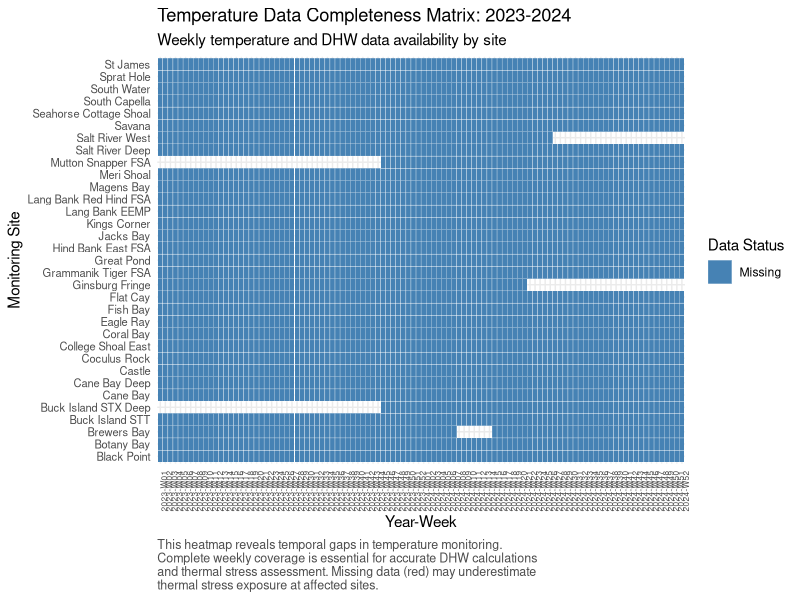
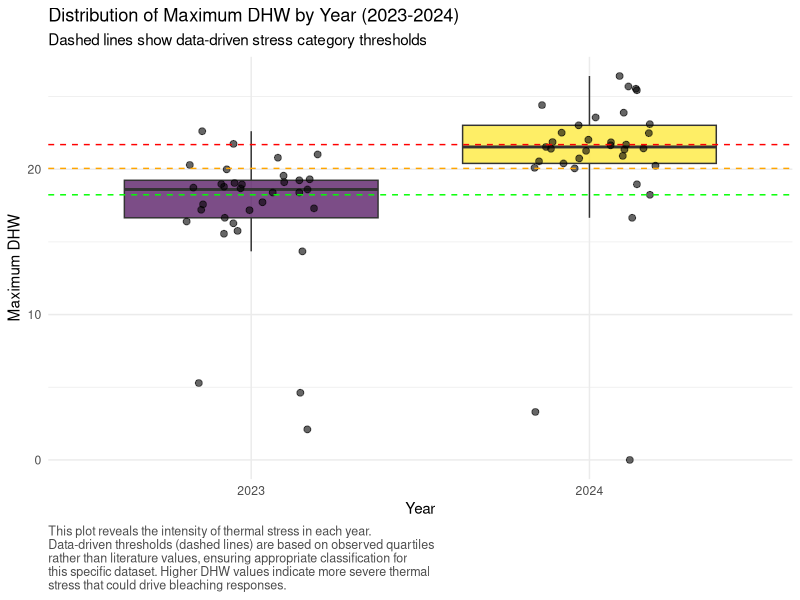
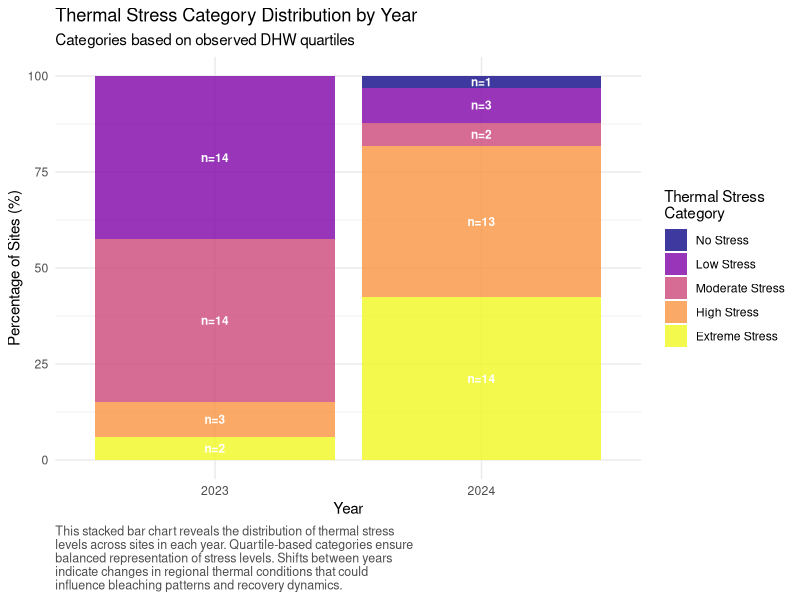
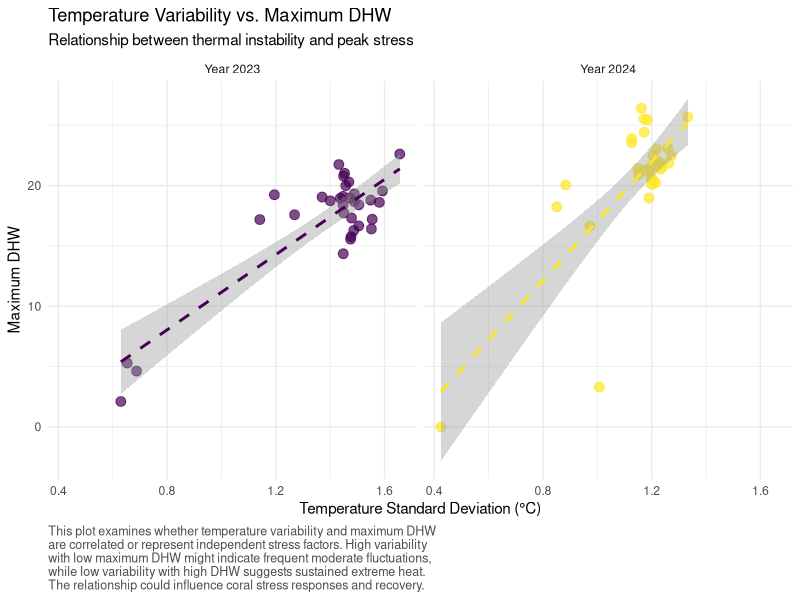
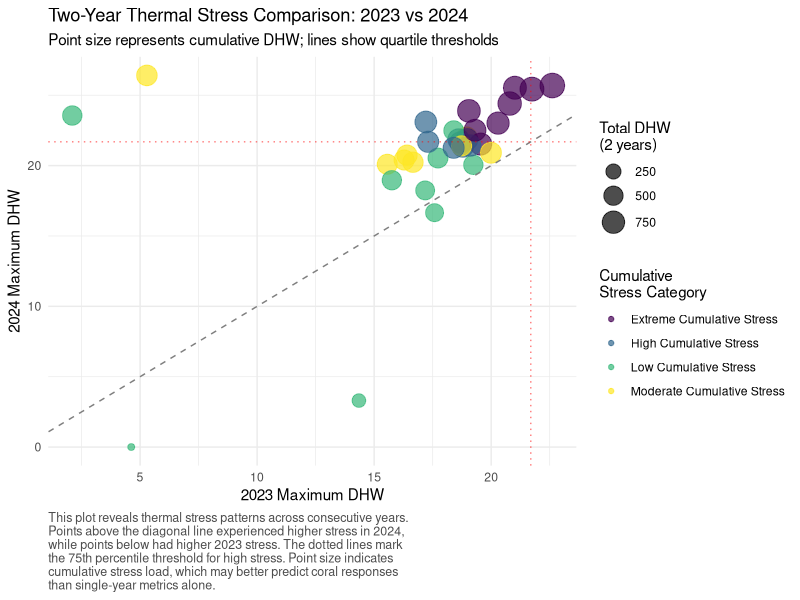

The R script that drew these images, in order:
# ============================================================================
# 02: Comprehensive Temperature and DHW Analysis for 2023-2024 Bleaching Events
# ============================================================================
# Purpose: Analyze thermal stress patterns, temperature variability, and
#          calculate comprehensive DHW metrics using data-driven quartile
#          classifications. Establish thermal stress categories based on
#          observed data distributions rather than literature thresholds.
# Author: Coral Bleaching Analysis Pipeline
# Date: Analysis of 2023-2025 bleaching events
# Dependencies: Requires 01_severity_thresholds.csv from previous script
# ============================================================================

# Load required libraries with explicit purpose for each
library(dplyr)        # Data manipulation and summarization
library(ggplot2)      # Advanced plotting and visualization
library(readr)        # Efficient CSV reading
library(tidyr)        # Data reshaping for analysis
library(viridis)      # Perceptually uniform color scales
library(scales)       # Scale functions for plots
library(gridExtra)    # Multiple plot arrangement
library(corrplot)     # Correlation analysis visualization
library(lubridate)    # Date manipulation (if needed)

cat("============================================================================\n")
cat("TEMPERATURE AND DHW ANALYSIS FOR 2023-2024 BLEACHING EVENTS\n")
cat("============================================================================\n\n")

# ============================================================================
# LOAD DATA AND INITIAL EXPLORATION
# ============================================================================

cat("STEP 1: Loading temperature data and bleaching thresholds\n")
cat("---------------------------------------------------------\n")

# Load temperature data
# Rationale: Temperature and DHW data provide the thermal stress context
# that drives bleaching responses. Weekly resolution allows detailed analysis
# of stress accumulation patterns and temperature variability.
temp_data <- read_csv("s4pt5_temperatureWeeklyDHW_45sites_2003_2025.csv")

# Load severity thresholds from previous analysis
# Rationale: Using consistent, data-driven thresholds ensures coherent
# classification across all analysis components
if(file.exists("01_severity_thresholds.csv")) {
  severity_thresholds <- read_csv("01_severity_thresholds.csv")
  cat("Loaded bleaching severity thresholds from previous analysis\n")
} else {
  cat("Warning: Severity thresholds not found. Using default values.\n")
  severity_thresholds <- data.frame(
    category = c("minimal", "moderate", "high", "severe"),
    upper_threshold = c(25, 50, 75, 100),
    description = c("Default quartiles", "Default quartiles", "Default quartiles", "Default quartiles")
  )
}

cat("Dataset dimensions:\n")
cat(sprintf("  Temperature data: %d rows × %d columns\n", nrow(temp_data), ncol(temp_data)))
cat(sprintf("  Date range: %d - %d\n", min(temp_data$year, na.rm = TRUE), max(temp_data$year, na.rm = TRUE)))
cat(sprintf("  Total unique sites: %d\n", n_distinct(temp_data$site)))

# Examine data structure and key variables
cat("\nKey variables in temperature data:\n")
cat(paste(names(temp_data), collapse = ", "), "\n")

# Check data completeness for 2023-2024 period
analysis_period_data <- temp_data %>%
  filter(year %in% c(2023, 2024)) %>%
  filter(!is.na(dhw) & !is.na(weekly_max_temp))

cat(sprintf("\nTemperature records for 2023-2024: %d\n", nrow(analysis_period_data)))
cat(sprintf("Sites with 2023-2024 temperature data: %d\n", n_distinct(analysis_period_data$site)))

# ============================================================================
# DATA QUALITY ASSESSMENT FOR THERMAL DATA
# ============================================================================

cat("\nSTEP 2: Temperature data quality assessment\n")
cat("------------------------------------------\n")

# Check missing values and data gaps
missing_temp_analysis <- temp_data %>%
  filter(year %in% c(2023, 2024)) %>%
  summarise(
    total_records = n(),
    missing_dhw = sum(is.na(dhw)),
    missing_temp = sum(is.na(weekly_max_temp)),
    missing_bt = sum(is.na(BT)),
    zero_dhw_count = sum(dhw == 0, na.rm = TRUE),
    complete_records = sum(!is.na(dhw) & !is.na(weekly_max_temp))
  )

cat("Temperature data completeness for 2023-2024:\n")
print(missing_temp_analysis)

# Site-level data completeness
site_completeness <- analysis_period_data %>%
  group_by(site, year) %>%
  summarise(
    weeks_available = n(),
    weeks_with_dhw = sum(dhw > 0, na.rm = TRUE),
    temp_range = max(weekly_max_temp, na.rm = TRUE) - min(weekly_max_temp, na.rm = TRUE),
    .groups = "drop"
  )

cat("\nSite-level data completeness summary:\n")
completeness_summary <- site_completeness %>%
  group_by(year) %>%
  summarise(
    sites = n(),
    mean_weeks = mean(weeks_available),
    min_weeks = min(weeks_available),
    max_weeks = max(weeks_available),
    mean_dhw_weeks = mean(weeks_with_dhw),
    .groups = "drop"
  )
print(completeness_summary)

# ============================================================================
# VISUALIZATION 1: Data Completeness Heatmap
# ============================================================================

# Create heatmap showing data availability by site and week
# Justification: Identifies temporal gaps in temperature monitoring that
# could affect DHW calculations and thermal stress assessment

data_completeness_matrix <- analysis_period_data %>%
  mutate(year_week = paste(year, sprintf("%02d", week), sep = "-W")) %>%
  group_by(site, year_week) %>%
  summarise(
    has_data = !is.na(first(weekly_max_temp)) & !is.na(first(dhw)),
    .groups = "drop"
  ) %>%
  arrange(site, year_week)

p1 <- ggplot(data_completeness_matrix, aes(x = year_week, y = reorder(site, has_data), fill = has_data)) +
  geom_tile(color = "white", size = 0.1) +
  scale_fill_manual(values = c("FALSE" = "red", "TRUE" = "steelblue"),
                    labels = c("Missing", "Available"),
                    name = "Data Status") +
  labs(
    title = "Temperature Data Completeness Matrix: 2023-2024",
    subtitle = "Weekly temperature and DHW data availability by site",
    x = "Year-Week",
    y = "Monitoring Site",
    caption = "This heatmap reveals temporal gaps in temperature monitoring.\nComplete weekly coverage is essential for accurate DHW calculations\nand thermal stress assessment. Missing data (red) may underestimate\nthermal stress exposure at affected sites."
  ) +
  theme_minimal() +
  theme(
    axis.text.x = element_text(angle = 90, hjust = 1, size = 6),
    axis.text.y = element_text(size = 8),
    plot.caption = element_text(hjust = 0, size = 9, color = "gray30")
  )

ggsave("02_plot_temperature_data_completeness.png", p1, width = 16, height = 10, dpi = 300)
cat("\nSaved: 02_plot_temperature_data_completeness.png\n")

# ============================================================================
# COMPREHENSIVE THERMAL METRICS CALCULATION
# ============================================================================

cat("\nSTEP 3: Calculating comprehensive thermal stress metrics\n")
cat("-------------------------------------------------------\n")

# Calculate detailed annual thermal metrics for each site-year
# Rationale: Multiple thermal stress indicators provide different perspectives
# on heat exposure - maximum intensity, cumulative stress, duration, and variability
annual_thermal_metrics <- analysis_period_data %>%
  group_by(site, year) %>%
  summarise(
    # Basic DHW metrics
    max_dhw = max(dhw, na.rm = TRUE),
    mean_dhw = mean(dhw, na.rm = TRUE),
    total_dhw_accumulation = sum(dhw, na.rm = TRUE),
    
    # Temperature extremes
    max_weekly_temp = max(weekly_max_temp, na.rm = TRUE),
    mean_weekly_temp = mean(weekly_max_temp, na.rm = TRUE),
    min_weekly_temp = min(weekly_max_temp, na.rm = TRUE),
    temp_range = max_weekly_temp - min_weekly_temp,
    
    # Temperature variability metrics
    temp_sd = sd(weekly_max_temp, na.rm = TRUE),
    temp_cv = temp_sd / mean_weekly_temp,
    
    # Thermal stress duration metrics
    weeks_above_29 = sum(weekly_max_temp > 29, na.rm = TRUE),
    weeks_above_30 = sum(weekly_max_temp > 30, na.rm = TRUE),
    weeks_above_31 = sum(weekly_max_temp > 31, na.rm = TRUE),
    weeks_with_dhw = sum(dhw > 0, na.rm = TRUE),
    weeks_dhw_above_4 = sum(dhw > 4, na.rm = TRUE),
    weeks_dhw_above_8 = sum(dhw > 8, na.rm = TRUE),
    
    # Data quality metrics
    total_weeks = n(),
    data_completeness = total_weeks / 52,  # Assuming 52 weeks per year
    
    .groups = "drop"
  ) %>%
  # Handle infinite values from division by zero
  mutate(
    temp_cv = ifelse(is.infinite(temp_cv) | is.nan(temp_cv), NA, temp_cv),
    max_dhw = ifelse(is.infinite(max_dhw), NA, max_dhw)
  )

cat(sprintf("Calculated thermal metrics for %d site-year combinations\n", nrow(annual_thermal_metrics)))

# ============================================================================
# DATA-DRIVEN DHW THRESHOLD CALCULATION
# ============================================================================

cat("\nSTEP 4: Establishing data-driven DHW thresholds using observed quartiles\n")
cat("------------------------------------------------------------------------\n")

# Calculate DHW quartiles from observed data
# Rationale: Literature-based thresholds (DHW 4 = bleaching, DHW 8 = mortality)
# may not reflect local conditions. Data-driven thresholds ensure classifications
# are appropriate for this specific dataset and region.

# Extract all non-zero DHW values for quartile calculation
all_dhw_values <- annual_thermal_metrics$max_dhw[!is.na(annual_thermal_metrics$max_dhw) & 
                                                  annual_thermal_metrics$max_dhw > 0]

dhw_quartiles <- quantile(all_dhw_values, probs = c(0, 0.25, 0.5, 0.75, 1.0))
cat("Maximum DHW quartiles (observed data):\n")
print(dhw_quartiles)

# Calculate temperature variability quartiles
temp_var_values <- annual_thermal_metrics$temp_sd[!is.na(annual_thermal_metrics$temp_sd)]
temp_var_quartiles <- quantile(temp_var_values, probs = c(0, 0.25, 0.5, 0.75, 1.0))
cat("\nTemperature variability (SD) quartiles:\n")
print(temp_var_quartiles)

# Calculate cumulative DHW quartiles
cumul_dhw_values <- annual_thermal_metrics$total_dhw_accumulation[!is.na(annual_thermal_metrics$total_dhw_accumulation) & 
                                                                  annual_thermal_metrics$total_dhw_accumulation > 0]
cumul_dhw_quartiles <- quantile(cumul_dhw_values, probs = c(0, 0.25, 0.5, 0.75, 1.0))
cat("\nCumulative DHW quartiles:\n")
print(cumul_dhw_quartiles)

# Define thermal stress categories based on observed quartiles
thermal_stress_thresholds <- list(
  dhw_low = dhw_quartiles[2],        # 0-25th percentile
  dhw_moderate = dhw_quartiles[3],   # 25th-50th percentile
  dhw_high = dhw_quartiles[4],       # 50th-75th percentile
  dhw_extreme = dhw_quartiles[5]     # 75th-100th percentile
)

cat("\nData-driven thermal stress categories (Max DHW):\n")
cat(sprintf("  Low Stress: 0 - %.1f DHW (0-25th percentile)\n", thermal_stress_thresholds$dhw_low))
cat(sprintf("  Moderate Stress: %.1f - %.1f DHW (25th-50th percentile)\n", 
            thermal_stress_thresholds$dhw_low, thermal_stress_thresholds$dhw_moderate))
cat(sprintf("  High Stress: %.1f - %.1f DHW (50th-75th percentile)\n", 
            thermal_stress_thresholds$dhw_moderate, thermal_stress_thresholds$dhw_high))
cat(sprintf("  Extreme Stress: %.1f - %.1f DHW (75th-100th percentile)\n", 
            thermal_stress_thresholds$dhw_high, thermal_stress_thresholds$dhw_extreme))

# Apply thermal stress categories
annual_thermal_metrics <- annual_thermal_metrics %>%
  mutate(
    dhw_stress_category = case_when(
      is.na(max_dhw) | max_dhw == 0 ~ "No Stress",
      max_dhw <= thermal_stress_thresholds$dhw_low ~ "Low Stress",
      max_dhw <= thermal_stress_thresholds$dhw_moderate ~ "Moderate Stress",
      max_dhw <= thermal_stress_thresholds$dhw_high ~ "High Stress",
      max_dhw <= thermal_stress_thresholds$dhw_extreme ~ "Extreme Stress",
      TRUE ~ "Extreme Stress"
    ),
    dhw_stress_category = factor(dhw_stress_category, 
                                levels = c("No Stress", "Low Stress", "Moderate Stress", 
                                          "High Stress", "Extreme Stress")),
    
    # Temperature variability categories
    temp_var_category = case_when(
      is.na(temp_sd) ~ "Unknown",
      temp_sd <= temp_var_quartiles[2] ~ "Low Variability",
      temp_sd <= temp_var_quartiles[3] ~ "Moderate Variability",
      temp_sd <= temp_var_quartiles[4] ~ "High Variability",
      TRUE ~ "Extreme Variability"
    ),
    temp_var_category = factor(temp_var_category,
                              levels = c("Low Variability", "Moderate Variability",
                                        "High Variability", "Extreme Variability"))
  )

# ============================================================================
# VISUALIZATION 2: DHW Distribution Analysis
# ============================================================================

# Create comprehensive DHW distribution plots
# Justification: Understanding DHW distributions reveals the thermal stress
# landscape and validates our quartile-based classification system

dhw_2023 <- annual_thermal_metrics %>% filter(year == 2023)
dhw_2024 <- annual_thermal_metrics %>% filter(year == 2024)

p2 <- ggplot(annual_thermal_metrics, aes(x = factor(year), y = max_dhw, fill = factor(year))) +
  geom_boxplot(alpha = 0.7, outlier.shape = NA) +
  geom_jitter(width = 0.2, alpha = 0.6, size = 2) +
  geom_hline(yintercept = thermal_stress_thresholds$dhw_low, linetype = "dashed", color = "green") +
  geom_hline(yintercept = thermal_stress_thresholds$dhw_moderate, linetype = "dashed", color = "orange") +
  geom_hline(yintercept = thermal_stress_thresholds$dhw_high, linetype = "dashed", color = "red") +
  scale_fill_viridis_d(name = "Year") +
  labs(
    title = "Distribution of Maximum DHW by Year (2023-2024)",
    subtitle = "Dashed lines show data-driven stress category thresholds",
    x = "Year",
    y = "Maximum DHW",
    caption = "This plot reveals the intensity of thermal stress in each year.\nData-driven thresholds (dashed lines) are based on observed quartiles\nrather than literature values, ensuring appropriate classification for\nthis specific dataset. Higher DHW values indicate more severe thermal\nstress that could drive bleaching responses."
  ) +
  theme_minimal() +
  theme(
    legend.position = "none",
    plot.caption = element_text(hjust = 0, size = 9, color = "gray30")
  )

ggsave("02_plot_dhw_distributions.png", p2, width = 10, height = 7, dpi = 300)
cat("Saved: 02_plot_dhw_distributions.png\n")

# ============================================================================
# VISUALIZATION 3: Thermal Stress Category Analysis
# ============================================================================

# Create stacked bar chart of thermal stress categories
# Justification: Shows the distribution of sites across stress categories
# and how this changes between years

stress_category_summary <- annual_thermal_metrics %>%
  group_by(year, dhw_stress_category) %>%
  summarise(count = n(), .groups = "drop") %>%
  group_by(year) %>%
  mutate(
    total = sum(count),
    percentage = count / total * 100
  )

p3 <- ggplot(stress_category_summary, aes(x = factor(year), y = percentage, fill = dhw_stress_category)) +
  geom_col(position = "stack", alpha = 0.8) +
  geom_text(aes(label = sprintf("n=%d", count)), 
            position = position_stack(vjust = 0.5), 
            size = 3, color = "white", fontface = "bold") +
  scale_fill_viridis_d(name = "Thermal Stress\nCategory", option = "plasma") +
  labs(
    title = "Thermal Stress Category Distribution by Year",
    subtitle = "Categories based on observed DHW quartiles",
    x = "Year",
    y = "Percentage of Sites (%)",
    caption = "This stacked bar chart reveals the distribution of thermal stress\nlevels across sites in each year. Quartile-based categories ensure\nbalanced representation of stress levels. Shifts between years\nindicate changes in regional thermal conditions that could\ninfluence bleaching patterns and recovery dynamics."
  ) +
  theme_minimal() +
  theme(plot.caption = element_text(hjust = 0, size = 9, color = "gray30"))

ggsave("02_plot_stress_categories.png", p3, width = 10, height = 7, dpi = 300)
cat("Saved: 02_plot_stress_categories.png\n")

# ============================================================================
# TEMPERATURE VARIABILITY ANALYSIS
# ============================================================================

cat("\nSTEP 5: Analyzing temperature variability patterns\n")
cat("--------------------------------------------------\n")

# Calculate detailed temperature variability metrics
# Rationale: Temperature variability may be as important as absolute values
# for coral stress responses. Some corals may be more sensitive to fluctuations
# than to sustained high temperatures.

temp_variability_analysis <- analysis_period_data %>%
  group_by(site, year) %>%
  arrange(week) %>%
  mutate(
    # Week-to-week temperature changes
    temp_change = abs(weekly_max_temp - lag(weekly_max_temp)),
    temp_increasing = weekly_max_temp > lag(weekly_max_temp),
    
    # Rolling temperature metrics (4-week windows)
    temp_4wk_mean = zoo::rollmean(weekly_max_temp, k = 4, fill = NA, align = "right"),
    temp_4wk_max = zoo::rollmax(weekly_max_temp, k = 4, fill = NA, align = "right")
  ) %>%
  summarise(
    # Temperature change metrics
    mean_weekly_change = mean(temp_change, na.rm = TRUE),
    max_weekly_change = max(temp_change, na.rm = TRUE),
    weeks_increasing = sum(temp_increasing, na.rm = TRUE),
    weeks_decreasing = sum(!temp_increasing, na.rm = TRUE),
    
    # Temperature persistence metrics
    longest_hot_streak = max(rle(weekly_max_temp > 29)$lengths[rle(weekly_max_temp > 29)$values], default = 0),
    longest_extreme_streak = max(rle(weekly_max_temp > 30)$lengths[rle(weekly_max_temp > 30)$values], default = 0),
    
    # Coefficient of variation
    cv_temperature = sd(weekly_max_temp, na.rm = TRUE) / mean(weekly_max_temp, na.rm = TRUE),
    
    .groups = "drop"
  )

# Merge variability metrics with thermal metrics
comprehensive_thermal_data <- annual_thermal_metrics %>%
  left_join(temp_variability_analysis, by = c("site", "year"))

cat("Temperature variability statistics:\n")
variability_stats <- comprehensive_thermal_data %>%
  summarise(
    mean_weekly_change = mean(mean_weekly_change, na.rm = TRUE),
    mean_max_change = mean(max_weekly_change, na.rm = TRUE),
    mean_cv = mean(cv_temperature, na.rm = TRUE),
    mean_hot_streak = mean(longest_hot_streak, na.rm = TRUE),
    .groups = "drop"
  )
print(variability_stats)

# ============================================================================
# VISUALIZATION 4: Temperature Variability vs. Maximum DHW
# ============================================================================

# Create scatter plot showing relationship between variability and maximum stress
# Justification: Reveals whether sites with high temperature variability
# also experience high maximum DHW, or if these are independent stress factors

p4 <- ggplot(comprehensive_thermal_data, aes(x = temp_sd, y = max_dhw, color = factor(year))) +
  geom_point(size = 3, alpha = 0.7) +
  geom_smooth(method = "lm", se = TRUE, linetype = "dashed") +
  facet_wrap(~year, labeller = labeller(year = function(x) paste("Year", x))) +
  scale_color_viridis_d(name = "Year") +
  labs(
    title = "Temperature Variability vs. Maximum DHW",
    subtitle = "Relationship between thermal instability and peak stress",
    x = "Temperature Standard Deviation (°C)",
    y = "Maximum DHW",
    caption = "This plot examines whether temperature variability and maximum DHW\nare correlated or represent independent stress factors. High variability\nwith low maximum DHW might indicate frequent moderate fluctuations,\nwhile low variability with high DHW suggests sustained extreme heat.\nThe relationship could influence coral stress responses and recovery."
  ) +
  theme_minimal() +
  theme(
    legend.position = "none",
    plot.caption = element_text(hjust = 0, size = 9, color = "gray30")
  )

ggsave("02_plot_variability_vs_dhw.png", p4, width = 12, height = 8, dpi = 300)
cat("Saved: 02_plot_variability_vs_dhw.png\n")

# ============================================================================
# CUMULATIVE THERMAL STRESS ANALYSIS
# ============================================================================

cat("\nSTEP 6: Analyzing cumulative thermal stress patterns\n")
cat("----------------------------------------------------\n")

# Calculate cumulative stress metrics across both years
# Rationale: Two-year cumulative stress may better predict coral responses
# than single-year metrics, as thermal stress effects can be cumulative

cumulative_stress <- comprehensive_thermal_data %>%
  select(site, year, max_dhw, total_dhw_accumulation, weeks_with_dhw, temp_sd) %>%
  pivot_wider(names_from = year, 
              values_from = c(max_dhw, total_dhw_accumulation, weeks_with_dhw, temp_sd),
              names_sep = "_") %>%
  mutate(
    # Cumulative metrics across both years
    cumulative_max_dhw = pmax(max_dhw_2023, max_dhw_2024, na.rm = TRUE),
    total_stress_2years = total_dhw_accumulation_2023 + total_dhw_accumulation_2024,
    consecutive_stress_weeks = weeks_with_dhw_2023 + weeks_with_dhw_2024,
    mean_temp_variability = (temp_sd_2023 + temp_sd_2024) / 2,
    
    # Stress escalation/de-escalation patterns
    dhw_change_2023_to_2024 = max_dhw_2024 - max_dhw_2023,
    stress_trend = case_when(
      dhw_change_2023_to_2024 > 2 ~ "Escalating",
      dhw_change_2023_to_2024 < -2 ~ "De-escalating", 
      TRUE ~ "Stable"
    )
  )

# Calculate cumulative stress quartiles for classification
cumul_stress_quartiles <- quantile(cumulative_stress$total_stress_2years, 
                                  probs = c(0, 0.25, 0.5, 0.75, 1.0), na.rm = TRUE)

cat("Cumulative 2-year thermal stress quartiles:\n")
print(cumul_stress_quartiles)

# Identify sites with different thermal stress patterns
thermal_stress_patterns <- cumulative_stress %>%
  mutate(
    cumulative_stress_category = case_when(
      total_stress_2years <= cumul_stress_quartiles[2] ~ "Low Cumulative Stress",
      total_stress_2years <= cumul_stress_quartiles[3] ~ "Moderate Cumulative Stress",
      total_stress_2years <= cumul_stress_quartiles[4] ~ "High Cumulative Stress",
      TRUE ~ "Extreme Cumulative Stress"
    ),
    
    stress_pattern = case_when(
      max_dhw_2023 > dhw_quartiles[4] & max_dhw_2024 > dhw_quartiles[4] ~ "High_Both_Years",
      max_dhw_2023 > dhw_quartiles[4] & max_dhw_2024 <= dhw_quartiles[3] ~ "High_2023_Moderate_2024",
      max_dhw_2023 <= dhw_quartiles[3] & max_dhw_2024 > dhw_quartiles[4] ~ "Moderate_2023_High_2024",
      max_dhw_2023 > dhw_quartiles[3] & max_dhw_2024 > dhw_quartiles[3] ~ "Moderate_Both_Years",
      TRUE ~ "Low_Stress_Both_Years"
    )
  )

cat("\nThermal stress pattern distribution:\n")
pattern_counts <- thermal_stress_patterns %>%
  count(stress_pattern) %>%
  arrange(desc(n))
print(pattern_counts)

# ============================================================================
# VISUALIZATION 5: Cumulative Stress Analysis
# ============================================================================

# Create comprehensive cumulative stress visualization
# Justification: Cumulative stress over multiple years may be more predictive
# of coral responses than single-year metrics

p5 <- ggplot(thermal_stress_patterns, aes(x = max_dhw_2023, y = max_dhw_2024, 
                                         color = cumulative_stress_category, 
                                         size = total_stress_2years)) +
  geom_point(alpha = 0.7) +
  geom_abline(slope = 1, intercept = 0, linetype = "dashed", color = "gray50") +
  geom_hline(yintercept = dhw_quartiles[4], linetype = "dotted", color = "red", alpha = 0.5) +
  geom_vline(xintercept = dhw_quartiles[4], linetype = "dotted", color = "red", alpha = 0.5) +
  scale_color_viridis_d(name = "Cumulative\nStress Category") +
  scale_size_continuous(name = "Total DHW\n(2 years)", range = c(2, 8)) +
  labs(
    title = "Two-Year Thermal Stress Comparison: 2023 vs 2024",
    subtitle = "Point size represents cumulative DHW; lines show quartile thresholds",
    x = "2023 Maximum DHW",
    y = "2024 Maximum DHW",
    caption = "This plot reveals thermal stress patterns across consecutive years.\nPoints above the diagonal line experienced higher stress in 2024,\nwhile points below had higher 2023 stress. The dotted lines mark\nthe 75th percentile threshold for high stress. Point size indicates\ncumulative stress load, which may better predict coral responses\nthan single-year metrics alone."
  ) +
  theme_minimal() +
  theme(plot.caption = element_text(hjust = 0, size = 9, color = "gray30"))

ggsave("02_plot_cumulative_stress.png", p5, width = 12, height = 8, dpi = 300)
cat("Saved: 02_plot_cumulative_stress.png\n")

# ============================================================================
# SITE-SPECIFIC THERMAL PROFILES
# ============================================================================

cat("\nSTEP 7: Creating site-specific thermal stress profiles\n")
cat("------------------------------------------------------\n")

# Calculate comprehensive thermal profiles for each site
# Rationale: Sites may have distinctive thermal signatures that influence
# their bleaching susceptibility and recovery capacity

site_thermal_profiles <- comprehensive_thermal_data %>%
  group_by(site) %>%
  summarise(
    # Multi-year thermal characteristics
    years_data = n(),
    mean_max_dhw = mean(max_dhw, na.rm = TRUE),
    max_max_dhw = max(max_dhw, na.rm = TRUE),
    mean_temp_variability = mean(temp_sd, na.rm = TRUE),
    mean_cumul_dhw = mean(total_dhw_accumulation, na.rm = TRUE),
    
    # Thermal stress frequency
    years_high_stress = sum(max_dhw > dhw_quartiles[4], na.rm = TRUE),
    years_extreme_stress = sum(max_dhw > dhw_quartiles[5], na.rm = TRUE),
    
    # Temperature characteristics
    mean_annual_max_temp = mean(max_weekly_temp, na.rm = TRUE),
    mean_annual_range = mean(temp_range, na.rm = TRUE),
    
    .groups = "drop"
  ) %>%
  # Only include sites with data from both years
  filter(years_data >= 2) %>%
  mutate(
    # Thermal stress frequency classification
    stress_frequency = case_when(
      years_extreme_stress >= 2 ~ "Consistently Extreme",
      years_high_stress >= 2 ~ "Consistently High",
      years_high_stress == 1 ~ "Intermittent High",
      TRUE ~ "Generally Low"
    ),
    
    # Overall thermal profile
    thermal_profile = case_when(
      mean_max_dhw > dhw_quartiles[4] & mean_temp_variability > temp_var_quartiles[4] ~ "High Stress + High Variability",
      mean_max_dhw > dhw_quartiles[4] & mean_temp_variability <= temp_var_quartiles[2] ~ "High Stress + Low Variability",
      mean_max_dhw <= dhw_quartiles[2] & mean_temp_variability > temp_var_quartiles[4] ~ "Low Stress + High Variability",
      mean_max_dhw <= dhw_quartiles[2] & mean_temp_variability <= temp_var_quartiles[2] ~ "Low Stress + Low Variability",
      TRUE ~ "Moderate Mixed Profile"
    )
  ) %>%
  arrange(desc(mean_max_dhw))

cat("Site thermal profile summary:\n")
profile_summary <- site_thermal_profiles %>%
  count(thermal_profile) %>%
  arrange(desc(n))
print(profile_summary)

cat("\nTop 10 highest thermal stress sites:\n")
print(head(site_thermal_profiles %>% select(site, mean_max_dhw, thermal_profile), 10))

# ============================================================================
# SAVE COMPREHENSIVE THERMAL ANALYSIS RESULTS
# ============================================================================

cat("\nSTEP 8: Saving comprehensive thermal analysis results\n")
cat("-----------------------------------------------------\n")

# Save all thermal analysis datasets
write_csv(annual_thermal_metrics, "02_annual_thermal_metrics.csv")
write_csv(comprehensive_thermal_data, "02_comprehensive_thermal_data.csv")
write_csv(cumulative_stress, "02_cumulative_thermal_stress.csv")
write_csv(thermal_stress_patterns, "02_thermal_stress_patterns.csv")
write_csv(site_thermal_profiles, "02_site_thermal_profiles.csv")

# Save thermal stress thresholds for use in other scripts
thermal_thresholds_data <- data.frame(
  metric = c("max_dhw_low", "max_dhw_moderate", "max_dhw_high", "max_dhw_extreme",
             "temp_var_low", "temp_var_moderate", "temp_var_high", "temp_var_extreme"),
  threshold = c(thermal_stress_thresholds$dhw_low, thermal_stress_thresholds$dhw_moderate,
                thermal_stress_thresholds$dhw_high, thermal_stress_thresholds$dhw_extreme,
                temp_var_quartiles[2], temp_var_quartiles[3], 
                temp_var_quartiles[4], temp_var_quartiles[5]),
  percentile = rep(c("25th", "50th", "75th", "100th"), 2),
  category = rep(c("DHW", "Temperature_Variability"), each = 4)
)
write_csv(thermal_thresholds_data, "02_thermal_stress_thresholds.csv")

# ============================================================================
# FINAL SUMMARY STATISTICS
# ============================================================================

cat("\nFINAL THERMAL ANALYSIS SUMMARY\n")
cat("===============================\n")

cat(sprintf("Sites analyzed: %d\n", n_distinct(comprehensive_thermal_data$site)))
cat(sprintf("Site-year combinations: %d\n", nrow(comprehensive_thermal_data)))
cat(sprintf("Total temperature records processed: %d\n", nrow(analysis_period_data)))

cat("\nThermal stress thresholds (data-driven quartiles):\n")
for(i in 1:4) {
  cat(sprintf("  %s: ≤%.1f DHW (%s percentile)\n", 
              c("Low", "Moderate", "High", "Extreme")[i],
              c(thermal_stress_thresholds$dhw_low, thermal_stress_thresholds$dhw_moderate,
                thermal_stress_thresholds$dhw_high, thermal_stress_thresholds$dhw_extreme)[i],
              c("25th", "50th", "75th", "100th")[i]))
}

cat(sprintf("\n2023 thermal stress summary:\n"))
stress_2023 <- comprehensive_thermal_data %>% filter(year == 2023)
cat(sprintf("  Mean max DHW: %.1f\n", mean(stress_2023$max_dhw, na.rm = TRUE)))
cat(sprintf("  Range: %.1f - %.1f\n", min(stress_2023$max_dhw, na.rm = TRUE), max(stress_2023$max_dhw, na.rm = TRUE)))
cat(sprintf("  Sites with extreme stress (>%.1f DHW): %d\n", thermal_stress_thresholds$dhw_high, 
            sum(stress_2023$max_dhw > thermal_stress_thresholds$dhw_high, na.rm = TRUE)))

cat(sprintf("\n2024 thermal stress summary:\n"))
stress_2024 <- comprehensive_thermal_data %>% filter(year == 2024)
cat(sprintf("  Mean max DHW: %.1f\n", mean(stress_2024$max_dhw, na.rm = TRUE)))
cat(sprintf("  Range: %.1f - %.1f\n", min(stress_2024$max_dhw, na.rm = TRUE), max(stress_2024$max_dhw, na.rm = TRUE)))
cat(sprintf("  Sites with extreme stress (>%.1f DHW): %d\n", thermal_stress_thresholds$dhw_high,
            sum(stress_2024$max_dhw > thermal_stress_thresholds$dhw_high, na.rm = TRUE)))

cat("\nFiles saved:\n")
cat("  - 02_annual_thermal_metrics.csv\n")
cat("  - 02_comprehensive_thermal_data.csv\n")
cat("  - 02_cumulative_thermal_stress.csv\n")
cat("  - 02_thermal_stress_patterns.csv\n")
cat("  - 02_site_thermal_profiles.csv\n")
cat("  - 02_thermal_stress_thresholds.csv\n")

cat("\nVisualizations saved:\n")
cat("  - 02_plot_temperature_data_completeness.png\n")
cat("  - 02_plot_dhw_distributions.png\n")
cat("  - 02_plot_stress_categories.png\n")
cat("  - 02_plot_variability_vs_dhw.png\n")
cat("  - 02_plot_cumulative_stress.png\n")

cat("\n============================================================================\n")
cat("STEP 2 COMPLETE: Comprehensive thermal stress analysis using data-driven thresholds\n")
cat("Next: Bleaching response and recovery pattern analysis\n")
cat("============================================================================\n")